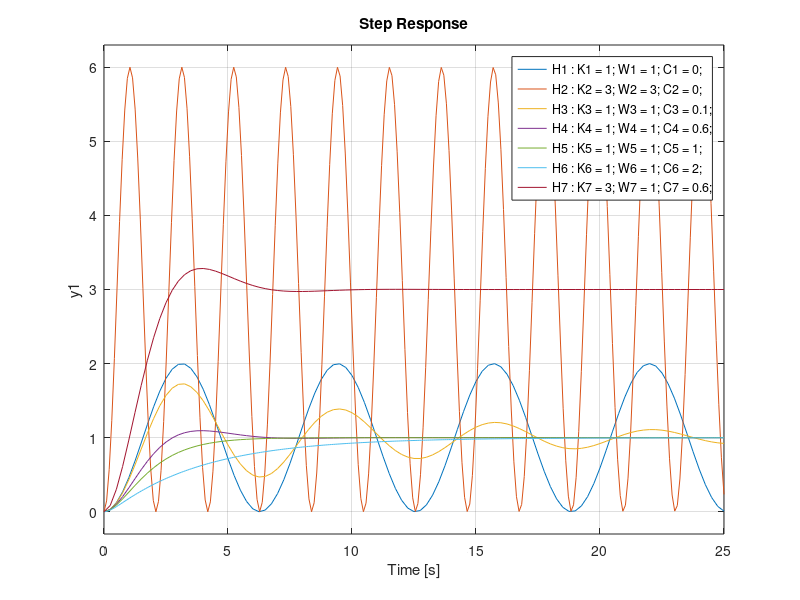

This figure's MATLAB source:
close all
clear
clc

K1 = 1; W1 = 1; C1 = 0;
K2 = 3; W2 = 3; C2 = 0; 
K3 = 1; W3 = 1; C3 = 0.1;
K4 = 1; W4 = 1; C4 = 0.6;
K5 = 1; W5 = 1; C5 = 1;
K6 = 1; W6 = 1; C6 = 2;
K7 = 3; W7 = 1; C7 = 0.6;
sys1=tf(K1, [1/W1^2 2*C1/W1 1]);
sys2=tf(K2, [1/W2^2 2*C2/W2 1]);
sys3=tf(K3, [1/W3^2 2*C3/W3 1]);
sys4=tf(K4, [1/W4^2 2*C4/W4 1]);
sys5=tf(K5, [1/W5^2 2*C5/W5 1]);
sys6=tf(K6, [1/W6^2 2*C6/W6 1]);
sys7=tf(K7, [1/W7^2 2*C7/W7 1]);

step(sys1,sys2,sys3,sys4, sys5, sys6, sys7, 25) , grid on
legend('H1 : K1 = 1; W1 = 1; C1 = 0;', 'H2 : K2 = 3; W2 = 3; C2 = 0;' , 'H3 : K3 = 1; W3 = 1; C3 = 0.1;' , 'H4 : K4 = 1; W4 = 1; C4 = 0.6;', 'H5 : K5 = 1; W5 = 1; C5 = 1;', 'H6 : K6 = 1; W6 = 1; C6 = 2;', 'H7 : K7 = 3; W7 = 1; C7 = 0.6;')